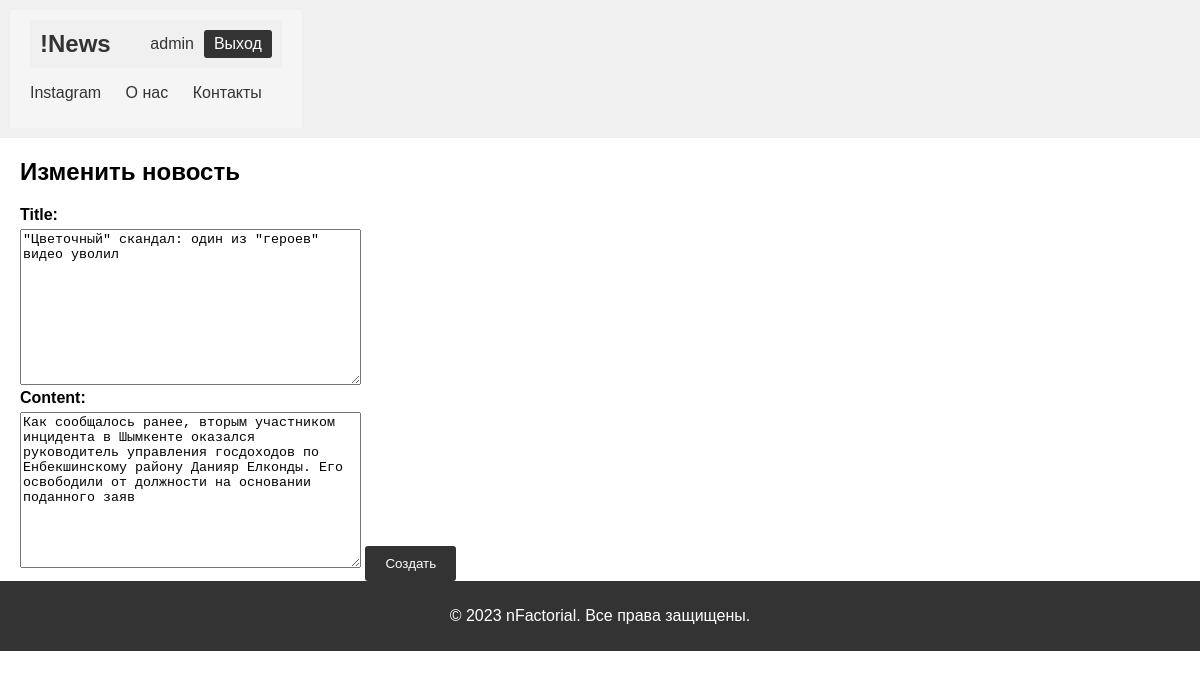
The page /news/7/edit/ (signed in) on the database its author committed.
### news/models.py (models this page shows, shortened)
class News(models.Model):
    author = models.ForeignKey(User, on_delete=models.CASCADE, null=True)
    title = models.TextField(max_length=50)
    content = models.TextField(max_length=200)
    created_at = models.DateTimeField(auto_now_add=True)

### news/views.py (the view, shortened to what this page needs)
# urls.py: path("<int:news_id>/edit/", views.NewsEditView.as_view(), name="edit_news"),
class NewsEditView(View):
    def get(self, request, news_id):
        news = get_object_or_404(News, pk=news_id)
        form = NewsForm(instance=news)
        return render(request, 'news/edit_news.html', {'form': form,
                                                       'news_id': news_id})

### news/forms.py
class NewsForm(forms.ModelForm):
    class Meta:
        model = News
        fields = ["title", "content"]

### news/templates/news/edit_news.html (shortened to what this page needs)
{% extends "news/base.html" %}
{% block content %}
    <h2>Изменить новость</h2>
    <form action="{% url 'news:edit_news' news_id%}" method="post">
        {{ form }}
        <button type="submit">Создать</button>
    </form>
{% endblock %}

### news/templates/news/base.html (shortened to what this page needs)
<!DOCTYPE html>
<html lang="en">
<head>
    {% load static %}
    <link rel="stylesheet" href="{% static 'news/style.css' %}">
</head>
<body>
    <header class="header">
        <nav class="nav">
            <div class="container">
                {% if user.is_authenticated %}
                    <div class="header">
                        <a href="{% url 'news:news' %}" class="logo">!News</a>
                        <div class="user-bar">
                            <span class="username">{{ user.username }}</span>
                            <a href="{% url 'logout' %}" class="btn-logout">Выход</a>
                        </div>
                    </div>
                {% endif %}
                <ul class="menu">
                    <li><a href="https://www.instagram.com/thetwelvepartformulaofbeing/" target="_blank">Instagram</a></li>
                    <li><a href="https://www.nfactorial.school/nfactorial-team" target="_blank">О нас</a></li>
                    <li><a href="https://www.nfactorial.school/" target="_blank">Контакты</a></li>
                </ul>
            </div>
        </nav>
    </header>
    <main class="main">
        <div class="container">
            {% block content %}
            {% endblock %}
        </div>
    </main>
    <footer class="footer">
        <div class="container">
            <p>&copy; 2023 nFactorial. Все права защищены.</p>
        </div>
    </footer>
</body>
</html>

### news/static/news/style.css (style rules this page uses)
body { font-family: Arial, sans-serif; margin: 0; padding: 0; }
.header { background-color: #333; color: white; padding: 10px 0; }
.nav { background-color: #f5f5f5; padding: 10px 0; }
.container { max-width: 1200px; margin: 0 auto; padding: 0 20px; }
.logo { font-size: 24px; color: #333; text-decoration: none; font-weight: bold; }
.menu { list-style-type: none; padding: 0; }
.menu li { display: inline; margin-right: 20px; }
.menu a { text-decoration: none; color: #333; }
.footer { background-color: #333; color: white; padding: 10px 0; text-align: center; }
h2 { margin-bottom: 20px; }
form label { display: block; margin-bottom: 5px; font-weight: bold; }
form button { background-color: #333; color: white; padding: 10px 20px; border: none; border-radius: 3px; cursor: pointer; }
.username { color: #333; margin-right: 10px; }
.header { display: flex; justify-content: space-between; align-items: center; background-color: #f0f0f0; padding: 10px; }
.user-bar { display: flex; align-items: center; }
.btn-logout { background-color: #333; color: white; padding: 5px 10px; border-radius: 3px; text-decoration: none; transition: background-color 0.3s ease-in-out; }

### rows shown on the page
News: title "\"Цветочный\" скандал: один из \"героев\" видео уволил", content "Как сообщалось ранее, вторым участником инцидента в Шымкенте оказался руководитель управления госдоходов по Енбекшинскому району Данияр Елконды. Его освободили от должности на основании поданного заяв"

### other values the page prints
{{ user.username }} "admin"
